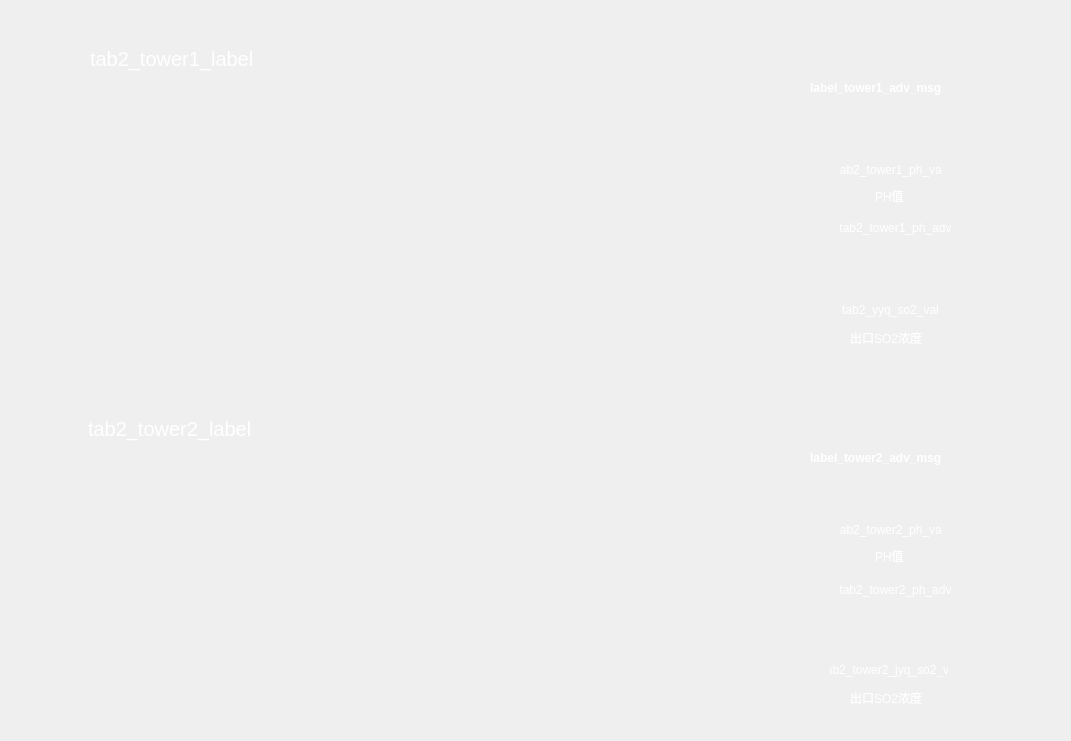
   <widget class="QFrame" name="tab2_content">
    <property name="geometry">
     <rect>
      <x>610</x>
      <y>160</y>
      <width>1071</width>
      <height>741</height>
     </rect>
    </property>
    <property name="styleSheet">
     <string notr="true">border: none;</string>
    </property>
    <property name="frameShape">
     <enum>QFrame::StyledPanel</enum>
    </property>
    <property name="frameShadow">
     <enum>QFrame::Raised</enum>
    </property>
    <widget class="QGroupBox" name="groupBox">
     <property name="geometry">
      <rect>
       <x>70</x>
       <y>30</y>
       <width>991</width>
       <height>371</height>
      </rect>
     </property>
     <property name="font">
      <font>
       <pointsize>16</pointsize>
      </font>
     </property>
     <property name="styleSheet">
      <string notr="true">color:white;</string>
     </property>
     <property name="title">
      <string/>
     </property>
     <widget class="QFrame" name="frame_9">
      <property name="geometry">
       <rect>
        <x>760</x>
        <y>240</y>
        <width>118</width>
        <height>101</height>
       </rect>
      </property>
      <property name="styleSheet">
       <string notr="true">background-image:url(/opt/ind_optim_serv/resource/images/jyq_so2_chart.png);</string>
      </property>
      <property name="frameShape">
       <enum>QFrame::StyledPanel</enum>
      </property>
      <property name="frameShadow">
       <enum>QFrame::Raised</enum>
      </property>
      <widget class="QLabel" name="label_tower1_jyq_so2_curr">
       <property name="geometry">
        <rect>
         <x>130</x>
         <y>50</y>
         <width>161</width>
         <height>16</height>
        </rect>
       </property>
       <property name="styleSheet">
        <string notr="true">color:white;
border:none;</string>
       </property>
       <property name="text">
        <string>label_tower1_jyq_so2_curr</string>
       </property>
      </widget>
      <widget class="QLabel" name="label_tower1_ph_curr">
       <property name="geometry">
        <rect>
         <x>130</x>
         <y>20</y>
         <width>121</width>
         <height>16</height>
        </rect>
       </property>
       <property name="styleSheet">
        <string notr="true">color:white;
border:none;</string>
       </property>
       <property name="text">
        <string>label_tower1_ph_curr</string>
       </property>
      </widget>
      <widget class="QLabel" name="label_tower1_ph_adv">
       <property name="geometry">
        <rect>
         <x>260</x>
         <y>20</y>
         <width>131</width>
         <height>16</height>
        </rect>
       </property>
       <property name="styleSheet">
        <string notr="true">color:white;
border:none;</string>
       </property>
       <property name="text">
        <string>label_tower1_ph_adv</string>
       </property>
      </widget>
      <widget class="QLabel" name="label_54">
       <property name="geometry">
        <rect>
         <x>20</x>
         <y>60</y>
         <width>91</width>
         <height>16</height>
        </rect>
       </property>
       <property name="styleSheet">
        <string notr="true">background:none;</string>
       </property>
       <property name="text">
        <string>出口SO2浓度</string>
       </property>
      </widget>
      <widget class="QLabel" name="tab2_yyq_so2_val">
       <property name="geometry">
        <rect>
         <x>10</x>
         <y>30</y>
         <width>101</width>
         <height>20</height>
        </rect>
       </property>
       <property name="styleSheet">
        <string notr="true">background:none;</string>
       </property>
       <property name="text">
        <string>tab2_yyq_so2_val</string>
       </property>
       <property name="alignment">
        <set>Qt::AlignCenter</set>
       </property>
      </widget>
     </widget>
     <widget class="QLabel" name="label_6">
      <property name="geometry">
       <rect>
        <x>0</x>
        <y>80</y>
        <width>119</width>
        <height>41</height>
       </rect>
      </property>
      <property name="styleSheet">
       <string notr="true">background-image:url(/opt/ind_optim_serv/resource/images/real_val.png);</string>
      </property>
      <property name="text">
       <string/>
      </property>
     </widget>
     <widget class="QLabel" name="label_7">
      <property name="geometry">
       <rect>
        <x>0</x>
        <y>180</y>
        <width>119</width>
        <height>41</height>
       </rect>
      </property>
      <property name="styleSheet">
       <string notr="true">background-image:url(/opt/ind_optim_serv/resource/images/adv_label.png);</string>
      </property>
      <property name="text">
       <string/>
      </property>
     </widget>
     <widget class="QFrame" name="frame_10">
      <property name="geometry">
       <rect>
        <x>760</x>
        <y>90</y>
        <width>121</width>
        <height>141</height>
       </rect>
      </property>
      <property name="styleSheet">
       <string notr="true">background-image:url(/opt/ind_optim_serv/resource/images/ph_chart.png);</string>
      </property>
      <property name="frameShape">
       <enum>QFrame::StyledPanel</enum>
      </property>
      <property name="frameShadow">
       <enum>QFrame::Raised</enum>
      </property>
      <widget class="QLabel" name="label_49">
       <property name="geometry">
        <rect>
         <x>45</x>
         <y>70</y>
         <width>50</width>
         <height>12</height>
        </rect>
       </property>
       <property name="styleSheet">
        <string notr="true">background:none;</string>
       </property>
       <property name="text">
        <string>PH值</string>
       </property>
      </widget>
      <widget class="QLabel" name="tab2_tower1_ph_val">
       <property name="geometry">
        <rect>
         <x>10</x>
         <y>40</y>
         <width>101</width>
         <height>20</height>
        </rect>
       </property>
       <property name="styleSheet">
        <string notr="true">background:none;</string>
       </property>
       <property name="text">
        <string>tab2_tower1_ph_val</string>
       </property>
       <property name="alignment">
        <set>Qt::AlignCenter</set>
       </property>
      </widget>
      <widget class="QLabel" name="tab2_tower1_ph_adv">
       <property name="geometry">
        <rect>
         <x>0</x>
         <y>100</y>
         <width>131</width>
         <height>16</height>
        </rect>
       </property>
       <property name="styleSheet">
        <string notr="true">background:none;</string>
       </property>
       <property name="text">
        <string>tab2_tower1_ph_adv</string>
       </property>
       <property name="alignment">
        <set>Qt::AlignCenter</set>
       </property>
      </widget>
     </widget>
     <widget class="QLabel" name="label_tower1_adv_msg">
      <property name="geometry">
       <rect>
        <x>740</x>
        <y>50</y>
        <width>191</width>
        <height>16</height>
       </rect>
      </property>
      <property name="font">
       <font>
        <weight>75</weight>
        <bold>true</bold>
       </font>
      </property>
      <property name="styleSheet">
       <string notr="true">color:white;
border:none;
background:none;</string>
      </property>
      <property name="text">
       <string>label_tower1_adv_msg</string>
      </property>
     </widget>
     <widget class="QFrame" name="tab2_tower1_pump_list">
      <property name="geometry">
       <rect>
        <x>120</x>
        <y>40</y>
        <width>561</width>
        <height>291</height>
       </rect>
      </property>
      <property name="frameShape">
       <enum>QFrame::StyledPanel</enum>
      </property>
      <property name="frameShadow">
       <enum>QFrame::Raised</enum>
      </property>
     </widget>
    </widget>
    <widget class="QGroupBox" name="groupBox_2">
     <property name="geometry">
      <rect>
       <x>60</x>
       <y>400</y>
       <width>1011</width>
       <height>341</height>
      </rect>
     </property>
     <property name="font">
      <font>
       <pointsize>16</pointsize>
      </font>
     </property>
     <property name="styleSheet">
      <string notr="true">color:white;</string>
     </property>
     <property name="title">
      <string/>
     </property>
     <widget class="QFrame" name="frame_8">
      <property name="geometry">
       <rect>
        <x>770</x>
        <y>230</y>
        <width>118</width>
        <height>101</height>
       </rect>
      </property>
      <property name="styleSheet">
       <string notr="true">background-image:url(/opt/ind_optim_serv/resource/images/jyq_so2_chart.png);</string>
      </property>
      <property name="frameShape">
       <enum>QFrame::StyledPanel</enum>
      </property>
      <property name="frameShadow">
       <enum>QFrame::Raised</enum>
      </property>
      <widget class="QLabel" name="label_tower2_jyq_so2_curr">
       <property name="geometry">
        <rect>
         <x>130</x>
         <y>50</y>
         <width>141</width>
         <height>16</height>
        </rect>
       </property>
       <property name="styleSheet">
        <string notr="true">color:white;
border:none;</string>
       </property>
       <property name="text">
        <string>label_tower2_jyq_so2_curr</string>
       </property>
      </widget>
      <widget class="QLabel" name="label_tower2_ph_curr">
       <property name="geometry">
        <rect>
         <x>130</x>
         <y>20</y>
         <width>121</width>
         <height>16</height>
        </rect>
       </property>
       <property name="styleSheet">
        <string notr="true">color:white;
border:none;</string>
       </property>
       <property name="text">
        <string>label_tower2_ph_curr</string>
       </property>
      </widget>
      <widget class="QLabel" name="label_tower2_jyq_so2_adv">
       <property name="geometry">
        <rect>
         <x>260</x>
         <y>50</y>
         <width>131</width>
         <height>16</height>
        </rect>
       </property>
       <property name="styleSheet">
        <string notr="true">color:white;
border:none;</string>
       </property>
       <property name="text">
        <string>label_tower2_jyq_so2_adv</string>
       </property>
      </widget>
      <widget class="QLabel" name="label_tower2_ph_adv">
       <property name="geometry">
        <rect>
         <x>260</x>
         <y>20</y>
         <width>131</width>
         <height>16</height>
        </rect>
       </property>
       <property name="styleSheet">
        <string notr="true">color:white;
border:none;</string>
       </property>
       <property name="text">
        <string>label_tower2_ph_adv</string>
       </property>
      </widget>
      <widget class="QLabel" name="tab2_tower2_jyq_so2_val">
       <property name="geometry">
        <rect>
         <x>0</x>
         <y>30</y>
         <width>121</width>
         <height>20</height>
        </rect>
       </property>
       <property name="styleSheet">
        <string notr="true">background:none;</string>
       </property>
       <property name="text">
        <string>tab2_tower2_jyq_so2_val</string>
       </property>
       <property name="alignment">
        <set>Qt::AlignCenter</set>
       </property>
      </widget>
      <widget class="QLabel" name="label_63">
       <property name="geometry">
        <rect>
         <x>20</x>
         <y>60</y>
         <width>91</width>
         <height>16</height>
        </rect>
       </property>
       <property name="styleSheet">
        <string notr="true">background:none;</string>
       </property>
       <property name="text">
        <string>出口SO2浓度</string>
       </property>
      </widget>
     </widget>
     <widget class="QFrame" name="frame_11">
      <property name="geometry">
       <rect>
        <x>770</x>
        <y>80</y>
        <width>121</width>
        <height>141</height>
       </rect>
      </property>
      <property name="styleSheet">
       <string notr="true">background-image:url(/opt/ind_optim_serv/resource/images/ph_chart.png);</string>
      </property>
      <property name="frameShape">
       <enum>QFrame::StyledPanel</enum>
      </property>
      <property name="frameShadow">
       <enum>QFrame::Raised</enum>
      </property>
      <widget class="QLabel" name="label_58">
       <property name="geometry">
        <rect>
         <x>45</x>
         <y>70</y>
         <width>50</width>
         <height>12</height>
        </rect>
       </property>
       <property name="styleSheet">
        <string notr="true">background:none;</string>
       </property>
       <property name="text">
        <string>PH值</string>
       </property>
      </widget>
      <widget class="QLabel" name="tab2_tower2_ph_val">
       <property name="geometry">
        <rect>
         <x>10</x>
         <y>40</y>
         <width>101</width>
         <height>20</height>
        </rect>
       </property>
       <property name="styleSheet">
        <string notr="true">background:none;</string>
       </property>
       <property name="text">
        <string>tab2_tower2_ph_val</string>
       </property>
       <property name="alignment">
        <set>Qt::AlignCenter</set>
       </property>
      </widget>
      <widget class="QLabel" name="tab2_tower2_ph_adv">
       <property name="geometry">
        <rect>
         <x>0</x>
         <y>100</y>
         <width>131</width>
         <height>20</height>
        </rect>
       </property>
       <property name="styleSheet">
        <string notr="true">background:none;</string>
       </property>
       <property name="text">
        <string>tab2_tower2_ph_adv</string>
       </property>
       <property name="alignment">
        <set>Qt::AlignCenter</set>
       </property>
      </widget>
     </widget>
     <widget class="QLabel" name="label_10">
      <property name="geometry">
       <rect>
        <x>10</x>
        <y>90</y>
        <width>119</width>
        <height>41</height>
       </rect>
      </property>
      <property name="styleSheet">
       <string notr="true">background-image:url(/opt/ind_optim_serv/resource/images/real_val.png);</string>
      </property>
      <property name="text">
       <string/>
      </property>
     </widget>
     <widget class="QLabel" name="label_12">
      <property name="geometry">
       <rect>
        <x>10</x>
        <y>190</y>
        <width>119</width>
        <height>41</height>
       </rect>
      </property>
      <property name="styleSheet">
       <string notr="true">background-image:url(/opt/ind_optim_serv/resource/images/adv_label.png);</string>
      </property>
      <property name="text">
       <string/>
      </property>
     </widget>
     <widget class="QLabel" name="label_tower2_adv_msg">
      <property name="geometry">
       <rect>
        <x>750</x>
        <y>50</y>
        <width>191</width>
        <height>16</height>
       </rect>
      </property>
      <property name="font">
       <font>
        <weight>75</weight>
        <bold>true</bold>
       </font>
      </property>
      <property name="styleSheet">
       <string notr="true">color:white;
border:none;
background:none;</string>
      </property>
      <property name="text">
       <string>label_tower2_adv_msg</string>
      </property>
     </widget>
     <widget class="QFrame" name="tab2_tower2_pump_list">
      <property name="geometry">
       <rect>
        <x>130</x>
        <y>40</y>
        <width>571</width>
        <height>291</height>
       </rect>
      </property>
      <property name="frameShape">
       <enum>QFrame::StyledPanel</enum>
      </property>
      <property name="frameShadow">
       <enum>QFrame::Raised</enum>
      </property>
     </widget>
    </widget>
    <widget class="QLabel" name="label">
     <property name="geometry">
      <rect>
       <x>10</x>
       <y>30</y>
       <width>221</width>
       <height>51</height>
      </rect>
     </property>
     <property name="styleSheet">
      <string notr="true">background-image:url(/opt/ind_optim_serv/resource/images/08.png);</string>
     </property>
     <property name="text">
      <string/>
     </property>
    </widget>
    <widget class="QLabel" name="label_5">
     <property name="geometry">
      <rect>
       <x>10</x>
       <y>400</y>
       <width>221</width>
       <height>51</height>
      </rect>
     </property>
     <property name="styleSheet">
      <string notr="true">background-image:url(/opt/ind_optim_serv/resource/images/08.png);</string>
     </property>
     <property name="text">
      <string/>
     </property>
    </widget>
    <widget class="QLabel" name="tab2_tower1_label">
     <property name="geometry">
      <rect>
       <x>90</x>
       <y>43</y>
       <width>191</width>
       <height>31</height>
      </rect>
     </property>
     <property name="styleSheet">
      <string notr="true">color:white;
font-size:20px;
background-color:none;</string>
     </property>
     <property name="text">
      <string>tab2_tower1_label</string>
     </property>
    </widget>
    <widget class="QLabel" name="tab2_tower2_label">
     <property name="geometry">
      <rect>
       <x>88</x>
       <y>413</y>
       <width>181</width>
       <height>31</height>
      </rect>
     </property>
     <property name="styleSheet">
      <string notr="true">color:white;
font-size:20px;
background-color:none;</string>
     </property>
     <property name="text">
      <string>tab2_tower2_label</string>
     </property>
    </widget>
   </widget>
